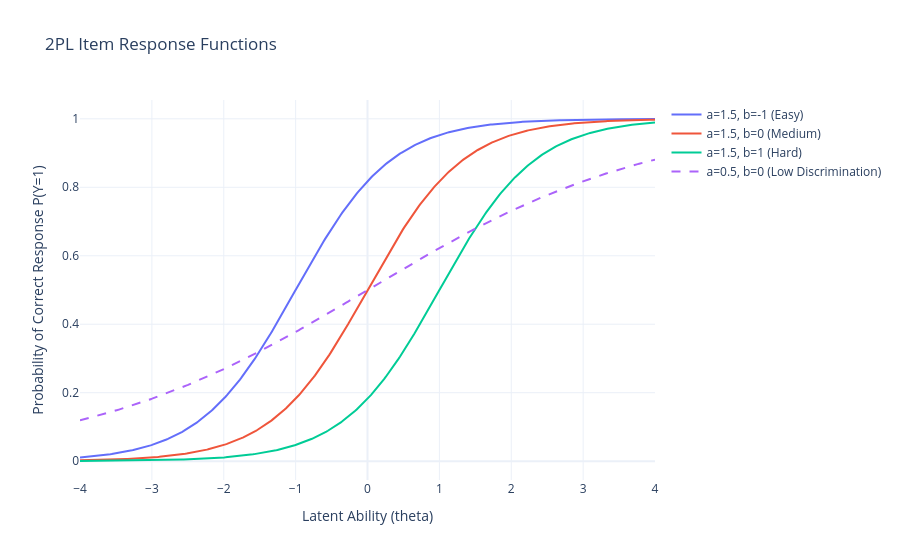

Notebook code cell kept with this figure:
### Markdown cell above
## 1. Visualizing the Mechanics

In the 2PL model, the difficulty parameter $b_i$ determines the horizontal location of the Item Response Function (IRF), while the discrimination parameter $a_i$ determines its steepness. 

When you increase $b_i$, the curve shifts horizontally to the **right**. This means a user requires a higher latent ability $\theta$ to have a 50% chance of answering the item correctly, indicating a more difficult question.

### Code cell
import numpy as np
import plotly.graph_objects as go

# Define theta range
theta = np.linspace(-4, 4, 400)

# 2PL function
def p_2pl(theta, a, b):
    return 1 / (1 + np.exp(-a * (theta - b)))

fig = go.Figure()

# Curve 1, 2, 3: Same discrimination (a=1.5), different difficulties
fig.add_trace(go.Scatter(x=theta, y=p_2pl(theta, 1.5, -1), name="a=1.5, b=-1 (Easy)"))
fig.add_trace(go.Scatter(x=theta, y=p_2pl(theta, 1.5, 0), name="a=1.5, b=0 (Medium)"))
fig.add_trace(go.Scatter(x=theta, y=p_2pl(theta, 1.5, 1), name="a=1.5, b=1 (Hard)"))

# Curve 4: Different discrimination (a=0.5), medium difficulty
fig.add_trace(go.Scatter(x=theta, y=p_2pl(theta, 0.5, 0), 
                         name="a=0.5, b=0 (Low Discrimination)", 
                         line=dict(dash='dash')))

fig.update_layout(title="2PL Item Response Functions",
                  xaxis_title="Latent Ability (theta)",
                  yaxis_title="Probability of Correct Response P(Y=1)",
                  template="plotly_white")
fig.show()

### Figure 1 — Plotly figure (JSON) as saved in the notebook; plotly's stock layout.template omitted (floating-point values rounded to 4 significant figures; data arrays with more than 128 entries replaced by an {"elided": "..."} marker saying what was removed)
{"data": [{"name": "a=1.5, b=-1 (Easy)", "type": "scatter", "x": {"elided": "400 float values"}, "y": {"elided": "400 float values"}}, {"name": "a=1.5, b=0 (Medium)", "type": "scatter", "x": {"elided": "400 float values"}, "y": {"elided": "400 float values"}}, {"name": "a=1.5, b=1 (Hard)", "type": "scatter", "x": {"elided": "400 float values"}, "y": {"elided": "400 float values"}}, {"line": {"dash": "dash"}, "name": "a=0.5, b=0 (Low Discrimination)", "type": "scatter", "x": {"elided": "400 float values"}, "y": {"elided": "400 float values"}}], "layout": {"title": {"text": "2PL Item Response Functions"}, "xaxis": {"title": {"text": "Latent Ability (theta)"}}, "yaxis": {"title": {"text": "Probability of Correct Response P(Y=1)"}}}}
